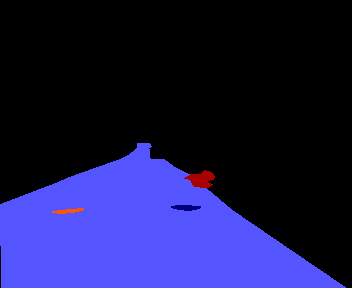
#> input picture image/beforeImages/test.png, 352 x 288 px
$ python test.py
#> lines starting #> are read from the running program, lines starting #| are printed output that depends on the picture; after the words box and inside, x2 and y2 are one past the last pixel; in counts of white or black regions, pixels touching at a corner belong together
# テスト用(1枚の画像)
import cv2

img = cv2.imread("beforeImages/test.png")
#> img is the input picture: shape (288, 352, 3); mean B, G, R 75.8, 25.3, 26
height, width, channel = img.shape
#> height = 288; width = 352; channel = 3
print("height:", height)
#| height: 288
print("width:", width)
#| width: 352


for x in range(height):
    for y in range(width):
        b, g, r = img[x, y]
        if (b, g, r) == (0, 0, 170):
            img[x, y] = 255, 255, 255
        else:
            img[x, y] = 0, 0, 0
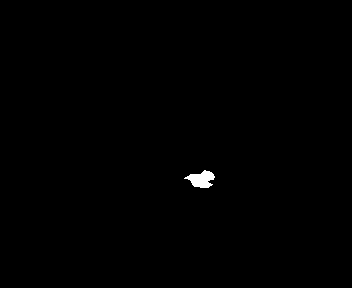
#> img: shape (288, 352, 3); 0.33% white; 1 white region, box (x1, y1, x2, y2) and area: (184, 170, 215, 188) 333


cv2.imwrite("test.png", img)
